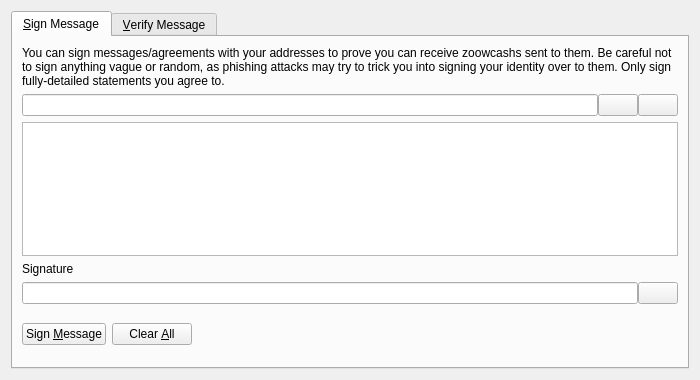
<?xml version="1.0" encoding="UTF-8"?>
<ui version="4.0">
 <class>SignVerifyMessageDialog</class>
 <widget class="QDialog" name="SignVerifyMessageDialog">
  <property name="geometry">
   <rect>
    <x>0</x>
    <y>0</y>
    <width>700</width>
    <height>380</height>
   </rect>
  </property>
  <property name="windowTitle">
   <string>Signatures - Sign / Verify a Message</string>
  </property>
  <property name="modal">
   <bool>true</bool>
  </property>
  <layout class="QVBoxLayout" name="verticalLayout">
   <item>
    <widget class="QTabWidget" name="tabWidget">
     <property name="currentIndex">
      <number>0</number>
     </property>
     <widget class="QWidget" name="tabSignMessage">
      <attribute name="title">
       <string>&amp;Sign Message</string>
      </attribute>
      <layout class="QVBoxLayout" name="verticalLayout_SM">
       <item>
        <widget class="QLabel" name="infoLabel_SM">
         <property name="text">
          <string>You can sign messages/agreements with your addresses to prove you can receive zoowcashs sent to them. Be careful not to sign anything vague or random, as phishing attacks may try to trick you into signing your identity over to them. Only sign fully-detailed statements you agree to.</string>
         </property>
         <property name="textFormat">
          <enum>Qt::PlainText</enum>
         </property>
         <property name="wordWrap">
          <bool>true</bool>
         </property>
        </widget>
       </item>
       <item>
        <layout class="QHBoxLayout" name="horizontalLayout_1_SM">
         <property name="spacing">
          <number>0</number>
         </property>
         <item>
          <widget class="QValidatedLineEdit" name="addressIn_SM">
           <property name="toolTip">
            <string>The zoowcash address to sign the message with</string>
           </property>
          </widget>
         </item>
         <item>
          <widget class="QPushButton" name="addressBookButton_SM">
           <property name="toolTip">
            <string>Choose previously used address</string>
           </property>
           <property name="text">
            <string/>
           </property>
           <property name="icon">
            <iconset resource="../bitcoin.qrc">
             <normaloff>:/icons/address-book</normaloff>:/icons/address-book</iconset>
           </property>
           <property name="shortcut">
            <string>Alt+A</string>
           </property>
           <property name="autoDefault">
            <bool>false</bool>
           </property>
          </widget>
         </item>
         <item>
          <widget class="QPushButton" name="pasteButton_SM">
           <property name="toolTip">
            <string>Paste address from clipboard</string>
           </property>
           <property name="text">
            <string/>
           </property>
           <property name="icon">
            <iconset resource="../bitcoin.qrc">
             <normaloff>:/icons/editpaste</normaloff>:/icons/editpaste</iconset>
           </property>
           <property name="shortcut">
            <string>Alt+P</string>
           </property>
           <property name="autoDefault">
            <bool>false</bool>
           </property>
          </widget>
         </item>
        </layout>
       </item>
       <item>
        <widget class="QPlainTextEdit" name="messageIn_SM">
         <property name="toolTip">
          <string>Enter the message you want to sign here</string>
         </property>
        </widget>
       </item>
       <item>
        <widget class="QLabel" name="signatureLabel_SM">
         <property name="text">
          <string>Signature</string>
         </property>
         <property name="textFormat">
          <enum>Qt::PlainText</enum>
         </property>
        </widget>
       </item>
       <item>
        <layout class="QHBoxLayout" name="horizontalLayout_2_SM">
         <property name="spacing">
          <number>0</number>
         </property>
         <item>
          <widget class="QLineEdit" name="signatureOut_SM">
           <property name="font">
            <font>
             <italic>true</italic>
            </font>
           </property>
           <property name="readOnly">
            <bool>true</bool>
           </property>
          </widget>
         </item>
         <item>
          <widget class="QPushButton" name="copySignatureButton_SM">
           <property name="toolTip">
            <string>Copy the current signature to the system clipboard</string>
           </property>
           <property name="text">
            <string/>
           </property>
           <property name="icon">
            <iconset resource="../bitcoin.qrc">
             <normaloff>:/icons/editcopy</normaloff>:/icons/editcopy</iconset>
           </property>
           <property name="autoDefault">
            <bool>false</bool>
           </property>
          </widget>
         </item>
        </layout>
       </item>
       <item>
        <layout class="QHBoxLayout" name="horizontalLayout_3_SM">
         <item>
          <widget class="QPushButton" name="signMessageButton_SM">
           <property name="toolTip">
            <string>Sign the message to prove you own this zoowcash address</string>
           </property>
           <property name="text">
            <string>Sign &amp;Message</string>
           </property>
           <property name="icon">
            <iconset resource="../bitcoin.qrc">
             <normaloff>:/icons/edit</normaloff>:/icons/edit</iconset>
           </property>
           <property name="autoDefault">
            <bool>false</bool>
           </property>
          </widget>
         </item>
         <item>
          <widget class="QPushButton" name="clearButton_SM">
           <property name="toolTip">
            <string>Reset all sign message fields</string>
           </property>
           <property name="text">
            <string>Clear &amp;All</string>
           </property>
           <property name="icon">
            <iconset resource="../bitcoin.qrc">
             <normaloff>:/icons/remove</normaloff>:/icons/remove</iconset>
           </property>
           <property name="autoDefault">
            <bool>false</bool>
           </property>
          </widget>
         </item>
         <item>
          <spacer name="horizontalSpacer_1_SM">
           <property name="orientation">
            <enum>Qt::Horizontal</enum>
           </property>
           <property name="sizeHint" stdset="0">
            <size>
             <width>40</width>
             <height>48</height>
            </size>
           </property>
          </spacer>
         </item>
         <item>
          <widget class="QLabel" name="statusLabel_SM">
           <property name="font">
            <font>
             <weight>75</weight>
             <bold>true</bold>
            </font>
           </property>
           <property name="text">
            <string/>
           </property>
           <property name="wordWrap">
            <bool>true</bool>
           </property>
          </widget>
         </item>
         <item>
          <spacer name="horizontalSpacer_2_SM">
           <property name="orientation">
            <enum>Qt::Horizontal</enum>
           </property>
           <property name="sizeHint" stdset="0">
            <size>
             <width>40</width>
             <height>48</height>
            </size>
           </property>
          </spacer>
         </item>
        </layout>
       </item>
      </layout>
     </widget>
     <widget class="QWidget" name="tabVerifyMessage">
      <attribute name="title">
       <string>&amp;Verify Message</string>
      </attribute>
      <layout class="QVBoxLayout" name="verticalLayout_VM">
       <item>
        <widget class="QLabel" name="infoLabel_VM">
         <property name="text">
          <string>Enter the receiver's address, message (ensure you copy line breaks, spaces, tabs, etc. exactly) and signature below to verify the message. Be careful not to read more into the signature than what is in the signed message itself, to avoid being tricked by a man-in-the-middle attack. Note that this only proves the signing party receives with the address, it cannot prove sendership of any transaction!</string>
         </property>
         <property name="textFormat">
          <enum>Qt::PlainText</enum>
         </property>
         <property name="alignment">
          <set>Qt::AlignLeading|Qt::AlignLeft|Qt::AlignTop</set>
         </property>
         <property name="wordWrap">
          <bool>true</bool>
         </property>
        </widget>
       </item>
       <item>
        <layout class="QHBoxLayout" name="horizontalLayout_1_VM">
         <property name="spacing">
          <number>0</number>
         </property>
         <item>
          <widget class="QValidatedLineEdit" name="addressIn_VM">
           <property name="toolTip">
            <string>The zoowcash address the message was signed with</string>
           </property>
          </widget>
         </item>
         <item>
          <widget class="QPushButton" name="addressBookButton_VM">
           <property name="toolTip">
            <string>Choose previously used address</string>
           </property>
           <property name="text">
            <string/>
           </property>
           <property name="icon">
            <iconset resource="../bitcoin.qrc">
             <normaloff>:/icons/address-book</normaloff>:/icons/address-book</iconset>
           </property>
           <property name="shortcut">
            <string>Alt+A</string>
           </property>
           <property name="autoDefault">
            <bool>false</bool>
           </property>
          </widget>
         </item>
        </layout>
       </item>
       <item>
        <widget class="QPlainTextEdit" name="messageIn_VM"/>
       </item>
       <item>
        <widget class="QValidatedLineEdit" name="signatureIn_VM"/>
       </item>
       <item>
        <layout class="QHBoxLayout" name="horizontalLayout_2_VM">
         <item>
          <widget class="QPushButton" name="verifyMessageButton_VM">
           <property name="toolTip">
            <string>Verify the message to ensure it was signed with the specified zoowcash address</string>
           </property>
           <property name="text">
            <string>Verify &amp;Message</string>
           </property>
           <property name="icon">
            <iconset resource="../bitcoin.qrc">
             <normaloff>:/icons/transaction_0</normaloff>:/icons/transaction_0</iconset>
           </property>
           <property name="autoDefault">
            <bool>false</bool>
           </property>
          </widget>
         </item>
         <item>
          <widget class="QPushButton" name="clearButton_VM">
           <property name="toolTip">
            <string>Reset all verify message fields</string>
           </property>
           <property name="text">
            <string>Clear &amp;All</string>
           </property>
           <property name="icon">
            <iconset resource="../bitcoin.qrc">
             <normaloff>:/icons/remove</normaloff>:/icons/remove</iconset>
           </property>
           <property name="autoDefault">
            <bool>false</bool>
           </property>
          </widget>
         </item>
         <item>
          <spacer name="horizontalSpacer_1_VM">
           <property name="orientation">
            <enum>Qt::Horizontal</enum>
           </property>
           <property name="sizeHint" stdset="0">
            <size>
             <width>40</width>
             <height>48</height>
            </size>
           </property>
          </spacer>
         </item>
         <item>
          <widget class="QLabel" name="statusLabel_VM">
           <property name="font">
            <font>
             <weight>75</weight>
             <bold>true</bold>
            </font>
           </property>
           <property name="text">
            <string/>
           </property>
           <property name="wordWrap">
            <bool>true</bool>
           </property>
          </widget>
         </item>
         <item>
          <spacer name="horizontalSpacer_2_VM">
           <property name="orientation">
            <enum>Qt::Horizontal</enum>
           </property>
           <property name="sizeHint" stdset="0">
            <size>
             <width>40</width>
             <height>48</height>
            </size>
           </property>
          </spacer>
         </item>
        </layout>
       </item>
      </layout>
     </widget>
    </widget>
   </item>
  </layout>
 </widget>
 <customwidgets>
  <customwidget>
   <class>QValidatedLineEdit</class>
   <extends>QLineEdit</extends>
   <header>qt/qvalidatedlineedit.h</header>
  </customwidget>
 </customwidgets>
 <resources>
  <include location="../bitcoin.qrc"/>
 </resources>
 <connections/>
</ui>
